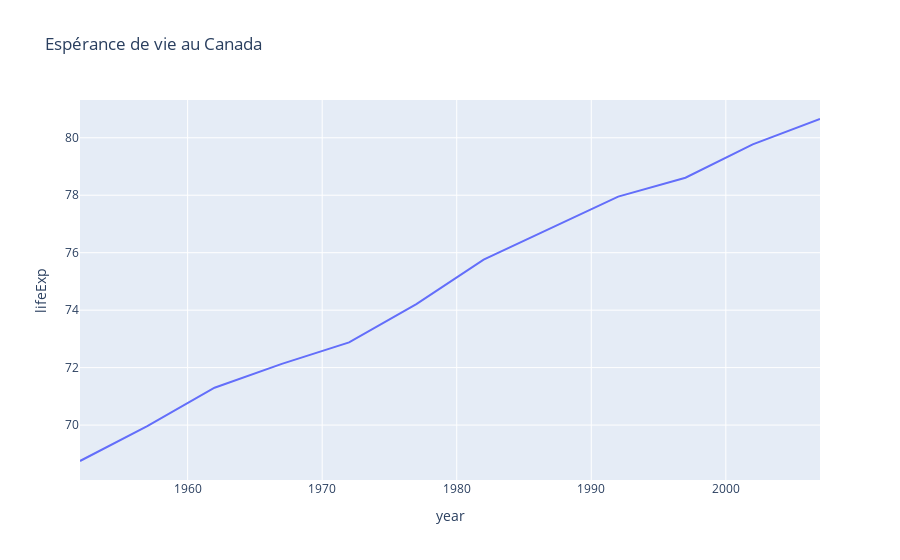

Notebook code for this chart:
### Markdown cell above
Création d'un graphique linéaire pour les points de données de différentes catégories

### Code cell
df = gap.query("country=='Guinea'")
fig = px.line(df, x='year', y='lifeExp', title='Espérance de vie au Canada')
fig.show()

### Figure 1 — Plotly figure (JSON) as saved in the notebook; plotly's stock layout.template omitted (floating-point values rounded to 4 significant figures)
{"data": [{"hovertemplate": "year=%{x}<br>lifeExp=%{y}<extra></extra>", "legendgroup": "", "line": {"color": "#636efa", "dash": "solid"}, "marker": {"symbol": "circle"}, "mode": "lines", "name": "", "orientation": "v", "showlegend": false, "type": "scatter", "x": [1952, 1957, 1962, 1967, 1972, 1977, 1982, 1987, 1992, 1997, 2002, 2007], "xaxis": "x", "y": [68.75, 69.96, 71.3, 72.13, 72.88, 74.21, 75.76, 76.86, 77.95, 78.61, 79.77, 80.65], "yaxis": "y"}], "layout": {"autosize": true, "legend": {"tracegroupgap": 0}, "title": {"text": "Espérance de vie au Canada"}, "xaxis": {"anchor": "y", "autorange": true, "domain": [0, 1], "range": [1952, 2007], "title": {"text": "year"}, "type": "linear"}, "yaxis": {"anchor": "x", "autorange": true, "domain": [0, 1], "range": [68.09, 81.31], "title": {"text": "lifeExp"}, "type": "linear"}}}
